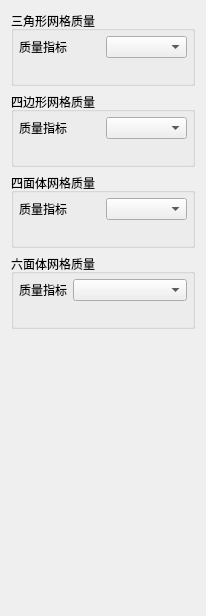
          <widget class="QWidget" name="tab">
           <attribute name="icon">
            <iconset resource="Turbine_Blade.qrc">
             <normaloff>:/Ticon/Resources/icon (8).png</normaloff>:/Ticon/Resources/icon (8).png</iconset>
           </attribute>
           <attribute name="title">
            <string>网格质量</string>
           </attribute>
           <layout class="QVBoxLayout" name="verticalLayout_36">
            <item>
             <widget class="QGroupBox" name="groupBox_16">
              <property name="title">
               <string>三角形网格质量</string>
              </property>
              <layout class="QVBoxLayout" name="verticalLayout_28">
               <property name="leftMargin">
                <number>5</number>
               </property>
               <property name="topMargin">
                <number>5</number>
               </property>
               <property name="rightMargin">
                <number>5</number>
               </property>
               <property name="bottomMargin">
                <number>5</number>
               </property>
               <item>
                <layout class="QHBoxLayout" name="horizontalLayout_2">
                 <item>
                  <widget class="QLabel" name="label_5">
                   <property name="text">
                    <string>质量指标</string>
                   </property>
                  </widget>
                 </item>
                 <item>
                  <widget class="QComboBox" name="triMeshComboBox">
                   <property name="currentText">
                    <string/>
                   </property>
                   <item>
                    <property name="text">
                     <string/>
                    </property>
                   </item>
                   <item>
                    <property name="text">
                     <string>面积</string>
                    </property>
                   </item>
                   <item>
                    <property name="text">
                     <string>最大内角</string>
                    </property>
                   </item>
                   <item>
                    <property name="text">
                     <string>最小内角</string>
                    </property>
                   </item>
                   <item>
                    <property name="text">
                     <string>雅克比</string>
                    </property>
                   </item>
                   <item>
                    <property name="text">
                     <string>纵横比</string>
                    </property>
                   </item>
                   <item>
                    <property name="text">
                     <string>长宽比</string>
                    </property>
                   </item>
                  </widget>
                 </item>
                </layout>
               </item>
               <item>
                <widget class="QLabel" name="labelTriMetric">
                 <property name="text">
                  <string/>
                 </property>
                </widget>
               </item>
              </layout>
             </widget>
            </item>
            <item>
             <widget class="QGroupBox" name="groupBox_19">
              <property name="title">
               <string>四边形网格质量</string>
              </property>
              <layout class="QVBoxLayout" name="verticalLayout_32">
               <property name="leftMargin">
                <number>5</number>
               </property>
               <property name="topMargin">
                <number>5</number>
               </property>
               <property name="rightMargin">
                <number>5</number>
               </property>
               <property name="bottomMargin">
                <number>5</number>
               </property>
               <item>
                <layout class="QHBoxLayout" name="horizontalLayout_9">
                 <item>
                  <widget class="QLabel" name="label_8">
                   <property name="text">
                    <string>质量指标</string>
                   </property>
                  </widget>
                 </item>
                 <item>
                  <widget class="QComboBox" name="quadMeshComboBox">
                   <property name="currentText">
                    <string/>
                   </property>
                   <item>
                    <property name="text">
                     <string/>
                    </property>
                   </item>
                   <item>
                    <property name="text">
                     <string>面积</string>
                    </property>
                   </item>
                   <item>
                    <property name="text">
                     <string>最大内角</string>
                    </property>
                   </item>
                   <item>
                    <property name="text">
                     <string>最小内角</string>
                    </property>
                   </item>
                   <item>
                    <property name="text">
                     <string>雅克比</string>
                    </property>
                   </item>
                   <item>
                    <property name="text">
                     <string>纵横比</string>
                    </property>
                   </item>
                   <item>
                    <property name="text">
                     <string>长宽比</string>
                    </property>
                   </item>
                   <item>
                    <property name="text">
                     <string>翘曲</string>
                    </property>
                   </item>
                   <item>
                    <property name="text">
                     <string>锥度</string>
                    </property>
                   </item>
                   <item>
                    <property name="text">
                     <string>歪斜度</string>
                    </property>
                   </item>
                  </widget>
                 </item>
                </layout>
               </item>
               <item>
                <widget class="QLabel" name="labelQuadMetric">
                 <property name="text">
                  <string/>
                 </property>
                </widget>
               </item>
              </layout>
             </widget>
            </item>
            <item>
             <widget class="QGroupBox" name="groupBox_18">
              <property name="title">
               <string>四面体网格质量</string>
              </property>
              <layout class="QVBoxLayout" name="verticalLayout_31">
               <property name="leftMargin">
                <number>5</number>
               </property>
               <property name="topMargin">
                <number>5</number>
               </property>
               <property name="rightMargin">
                <number>5</number>
               </property>
               <property name="bottomMargin">
                <number>5</number>
               </property>
               <item>
                <layout class="QHBoxLayout" name="horizontalLayout_8">
                 <item>
                  <widget class="QLabel" name="label_7">
                   <property name="text">
                    <string>质量指标</string>
                   </property>
                  </widget>
                 </item>
                 <item>
                  <widget class="QComboBox" name="tetMeshComboBox">
                   <property name="currentText">
                    <string/>
                   </property>
                   <item>
                    <property name="text">
                     <string/>
                    </property>
                   </item>
                   <item>
                    <property name="text">
                     <string>体积</string>
                    </property>
                   </item>
                   <item>
                    <property name="text">
                     <string>纵横比</string>
                    </property>
                   </item>
                   <item>
                    <property name="text">
                     <string>雅克比</string>
                    </property>
                   </item>
                   <item>
                    <property name="text">
                     <string>塌陷率</string>
                    </property>
                   </item>
                   <item>
                    <property name="text">
                     <string>歪斜度</string>
                    </property>
                   </item>
                   <item>
                    <property name="text">
                     <string>内角</string>
                    </property>
                   </item>
                   <item>
                    <property name="text">
                     <string>长宽比</string>
                    </property>
                   </item>
                   <item>
                    <property name="text">
                     <string>等角斜率</string>
                    </property>
                   </item>
                  </widget>
                 </item>
                </layout>
               </item>
               <item>
                <widget class="QLabel" name="labelTetMetric">
                 <property name="text">
                  <string/>
                 </property>
                </widget>
               </item>
              </layout>
             </widget>
            </item>
            <item>
             <widget class="QGroupBox" name="groupBox_17">
              <property name="title">
               <string>六面体网格质量</string>
              </property>
              <layout class="QVBoxLayout" name="verticalLayout_30">
               <property name="leftMargin">
                <number>5</number>
               </property>
               <property name="topMargin">
                <number>5</number>
               </property>
               <property name="rightMargin">
                <number>5</number>
               </property>
               <property name="bottomMargin">
                <number>5</number>
               </property>
               <item>
                <layout class="QHBoxLayout" name="horizontalLayout_5">
                 <item>
                  <widget class="QLabel" name="label_6">
                   <property name="text">
                    <string>质量指标</string>
                   </property>
                  </widget>
                 </item>
                 <item>
                  <widget class="QComboBox" name="hexMeshComboBox">
                   <property name="currentText">
                    <string/>
                   </property>
                   <item>
                    <property name="text">
                     <string/>
                    </property>
                   </item>
                   <item>
                    <property name="text">
                     <string>体积</string>
                    </property>
                   </item>
                   <item>
                    <property name="text">
                     <string>锥度</string>
                    </property>
                   </item>
                   <item>
                    <property name="text">
                     <string>雅克比</string>
                    </property>
                   </item>
                   <item>
                    <property name="text">
                     <string>长宽比</string>
                    </property>
                   </item>
                   <item>
                    <property name="text">
                     <string>最大长宽比</string>
                    </property>
                   </item>
                   <item>
                    <property name="text">
                     <string>歪斜度</string>
                    </property>
                   </item>
                   <item>
                    <property name="text">
                     <string>伸展度</string>
                    </property>
                   </item>
                   <item>
                    <property name="text">
                     <string>对角线长度比值</string>
                    </property>
                   </item>
                   <item>
                    <property name="text">
                     <string>相对大小平方</string>
                    </property>
                   </item>
                  </widget>
                 </item>
                </layout>
               </item>
               <item>
                <widget class="QLabel" name="labelHexMetric">
                 <property name="text">
                  <string/>
                 </property>
                </widget>
               </item>
              </layout>
             </widget>
            </item>
            <item>
             <spacer name="verticalSpacer_2">
              <property name="orientation">
               <enum>Qt::Vertical</enum>
              </property>
              <property name="sizeHint" stdset="0">
               <size>
                <width>20</width>
                <height>276</height>
               </size>
              </property>
             </spacer>
            </item>
           </layout>
          </widget>
